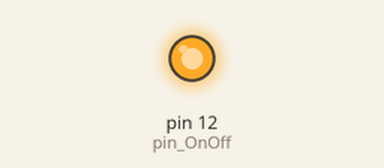
This sketch was run on a simulated Arduino Uno, built with avr-gcc and run on an emulated ATmega328P. Parts: output pins drawn as LEDs (lit = HIGH). Pins used as bus, display or sensor lines are not drawn.

Above: at 0.5 s.
At 5.54 s:
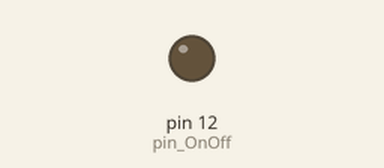
Timing chart, 0 to 6.0 s (numbered marks = the images above):
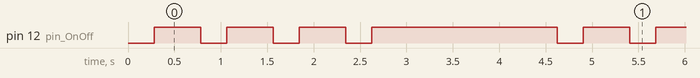

The sketch:

TX_driver.ino
```cpp
int pin_data  = 13;              // saída do PWM (eletrodo)
int pin_OnOff = 12;
int delayTime = 500;
const uint16_t interval = 8; // interval at which to stop PWM (milliseconds)
unsigned long previousMillis = 0;
String control = "00";

void setup() {
  Serial.begin(9600);
  pinMode      (pin_data, OUTPUT); // pin 13
  pinMode      (pin_OnOff,OUTPUT);
  digitalWrite (pin_data, LOW );
  digitalWrite (pin_OnOff,HIGH);
}

void loop() {
  String data, packet;
  boolean shouldSend;
  uint32_t skey[4] = {0x9474B8E8, 0xC73BCA7D, 0x53239142, 0xF3C3121A};
  for(int i = 0; i < 4; i++){
    data = String(skey[i], BIN); // pacote de dados
    if(32 - data.length())
      data = complete_zeros(32 - data.length()) + data;

    if (data != "") { // montagem do pacote
      packet = complete_zeros(3 - String(i, BIN).length()) + String(i, BIN); //ID do pacote
      packet += data;
      shouldSend = true;
    }

    if (shouldSend) {
      shouldSend = false;
      //unsigned long currentMillis = millis();
      modulation(packet);                // envio do pacote 35bits em 1050ms
      digitalWrite (pin_OnOff,HIGH);
      //Serial.print("Time: ");
      //Serial.println(millis() - currentMillis);
      delay(delayTime);
    }
    // Reset variables
    packet = data = "";
  }
  delay(delayTime*3);
}

void OOK_2mod(int state) {
  unsigned long currentMillis = millis();
  while (currentMillis + interval > millis())  //"espera ocupada"
    digitalWrite(pin_data,state);
}

void modulation(String packet){
  digitalWrite (pin_OnOff,LOW);
  //OOK_2mod(0);//startbit
  for (int i = 0; i < packet.length(); i++) {
    //Serial.print(packet.charAt(i));
    if (packet.charAt(i) == '0'){
      OOK_2mod(0);
    }
    else if (packet.charAt(i) == '1')
      OOK_2mod(1);
  }
  digitalWrite (pin_OnOff,HIGH);
  //digitalWrite(pin_data,LOW);
  //Serial.println();
}

String complete_zeros(int len){
  String zeros;
  for (int i = 0; i < len; i++)
    zeros = zeros + "0";
  return zeros;
}
```

Measured:
- by itself, pin 12 (pin_OnOff): repeats every 4.6 s: 2 × (LOW 0.28 s, HIGH 0.50 s), LOW 0.28 s, HIGH 2.0 s, LOW 0.28 s, HIGH 0.50 s
- by itself, everything shown: repeats every 4.6 s, in 8 steps
